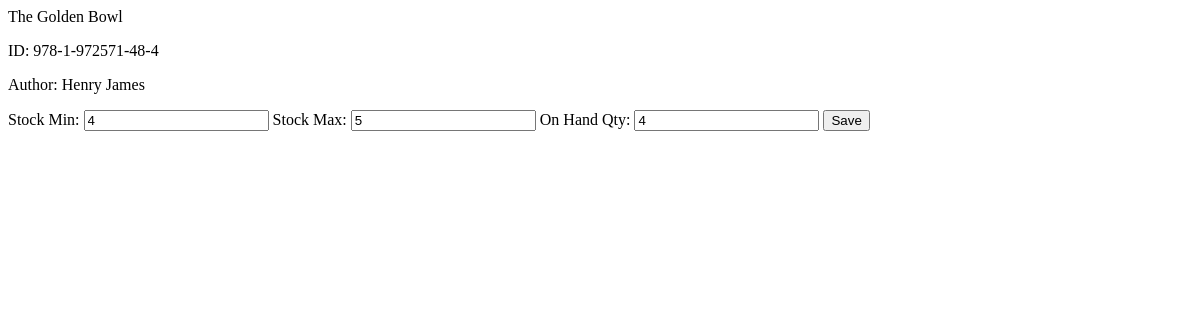
Before: /selected_inventory?bookId=978-1-972571-48-4 with the older database file.
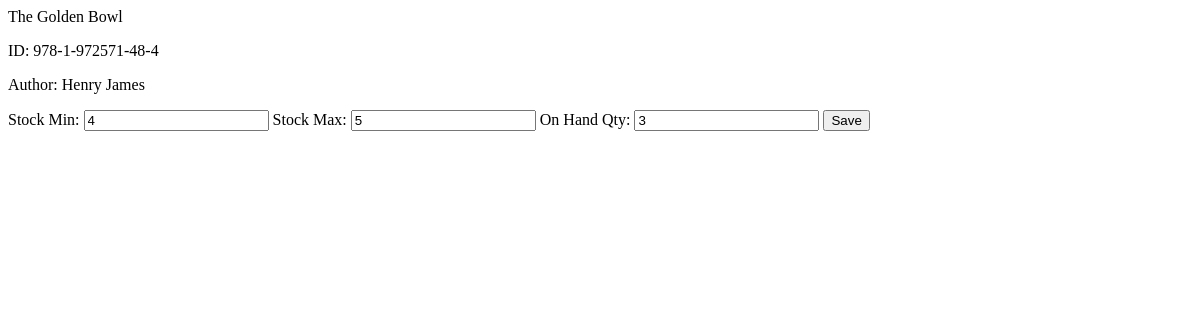
After: the same page with the newer database file.
### tables this page shows
CREATE TABLE "BookInventory" (
	"BookInfoID"	TEXT,
	"StockMin"	INTEGER,
	"StockMax"	INTEGER,
	"AisleLoc"	TEXT,
	"ShelfLoc"	INTEGER
, "OnHandQty"	INTEGER);

CREATE TABLE "BookInfo" (
	"Title"	TEXT NOT NULL,
	"Author"	TEXT,
	"ID"	NUMERIC,
	"Cost"	NUMERIC NOT NULL,
	"SalePrice"	NUMERIC NOT NULL,
	"ReleaseDate"	TEXT,
	PRIMARY KEY("ID")
);

### FlaskUpdate2.py (the view)
@app.route('/selected_inventory')
def selected_inventory():
    book_id = request.args.get('bookId')
    conn = connect_db()
    cursor = conn.cursor()
    query = "SELECT * FROM BookInfo INNER JOIN BookInventory ON BookInfo.ID = BookInventory.BookInfoID WHERE BookInfo.ID = ? OR BookInfo.Title LIKE ?"
    cursor.execute(query, (book_id, '%' + book_id + '%'))
    rows = cursor.fetchall()
    conn.close()
    return render_template('inventory_list.html', books=rows)

### FlaskUpdate2.py (called while the page is built)
def connect_db():
    logging.debug("Connecting to the Database")
    conn = sqlite3.connect('CTUTeamProject.db')
    conn.row_factory = sqlite3.Row  # This allows us to return rows as dictionaries
    return conn

### templates/inventory_list.html
{% for book in books %}
    <div class="inventory-item">
        <div class="book-title">{{ book.Title }}</div>
        <div class="book-details">
            <p>ID: {{ book.ID }}</p>
            <p>Author: {{ book.Author }}</p>
        </div>
        <div>
            <label for="stockMin-{{ book.ID }}">Stock Min:</label>
            <input type="number" id="stockMin-{{ book.ID }}" value="{{ book.StockMin }}">
            <label for="stockMax-{{ book.ID }}">Stock Max:</label>
            <input type="number" id="stockMax-{{ book.ID }}" value="{{ book.StockMax }}">
            <label for="onHandQty-{{ book.ID }}">On Hand Qty:</label>
            <input type="number" id="onHandQty-{{ book.ID }}" value="{{ book.OnHandQty }}">
            <button onclick="saveInventory('{{ book.ID }}')">Save</button>
        </div>
    </div>
{% endfor %}

Changed rows visible on the page:
changed BookInventory "The Golden Bowl": OnHandQty "4" → "3"
